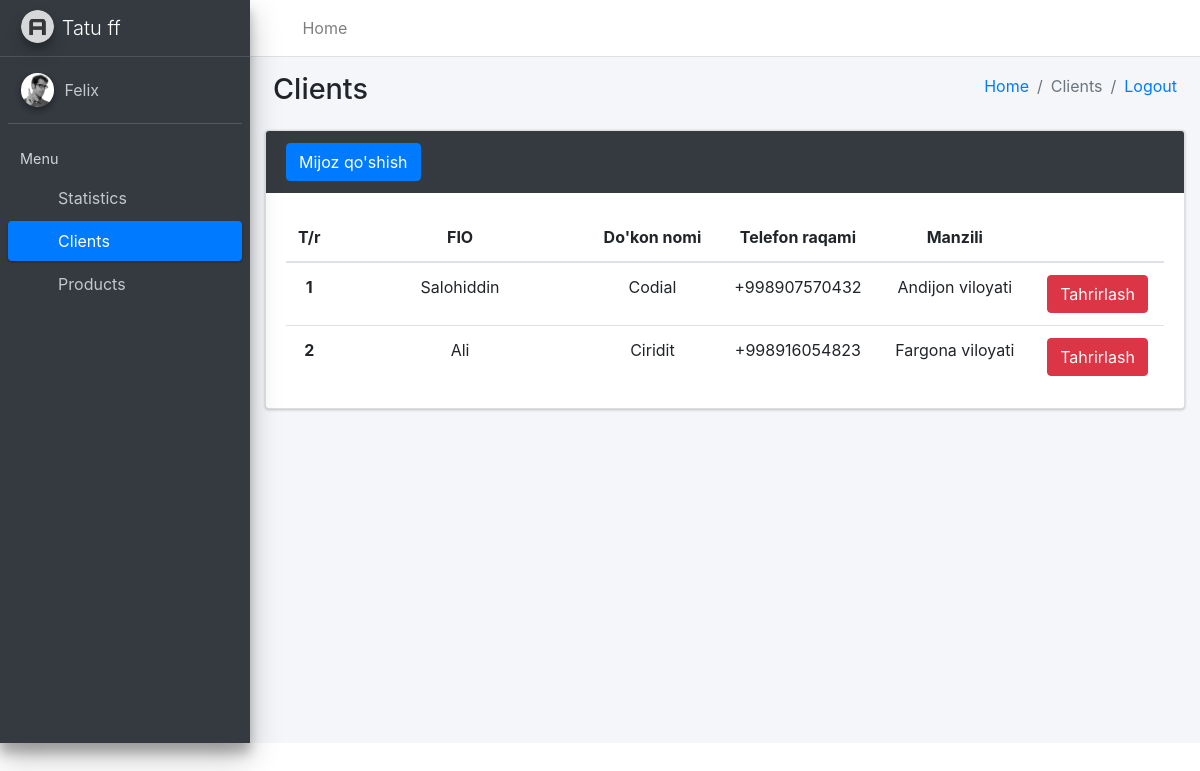
Page /asosiy/clientlar/ (signed in) on the committed database.
### accounts/models.py (models this page shows, shortened)
class Ombor(AbstractUser):
    ism = models.CharField(max_length=30, blank=True)
    nom = models.CharField(max_length=30, blank=True)
    manzil = models.CharField(max_length=30, blank=True)
    soha = models.CharField(max_length=30, blank=True)
    tel = models.CharField(max_length=30, blank=True)

### asosiy/models.py (models this page shows, shortened)
class Mijoz(models.Model):
    ism = models.CharField(max_length=30)
    nom = models.CharField(max_length=50)
    manzil = models.CharField(max_length=50)
    tel = models.CharField(max_length=15)
    ombor = models.ForeignKey(Ombor, on_delete=models.CASCADE)
    qarz = models.PositiveIntegerField(default=0)

### asosiy/views.py (the view, shortened to what this page needs)
# urls.py: path("clientlar/", MijozlarView.as_view()),
class MijozlarView(View):  # Vazifa 1
    def get(self, request):
        content = {
            "mijozlar": Mijoz.objects.filter(ombor=request.user),
            "nom": request.user.nom.capitalize()
        }
        return render(request, "clients.html", content)

### templates/clients.html (shortened to what this page needs)
<!DOCTYPE html>
<html lang="en">
<head>
    {% load static %}
  <link rel="stylesheet" href="{% static 'plugins/fontawesome-free/css/all.min.css' %}">
  <link rel="stylesheet" href="{% static 'https://code.ionicframework.com/ionicons/2.0.1/css/ionicons.min.css' %}">
  <link rel="stylesheet" href="{% static 'dist/css/adminlte.min.css' %}">
  <link rel="stylesheet" href="{% static 'https://maxcdn.bootstrapcdn.com/bootstrap/4.5.2/css/bootstrap.min.css' %}">
</head>
<body class="hold-transition sidebar-mini">
<div class="wrapper">
  <nav class="main-header navbar navbar-expand navbar-white navbar-light">
    <ul class="navbar-nav">
      <li class="nav-item">
        <a class="nav-link" data-widget="pushmenu" href="#" role="button"><i class="fas fa-bars"></i></a>
      </li>
      <li class="nav-item d-none d-sm-inline-block">
        <a href="#" class="nav-link">Home</a>
      </li>
    </ul>
  </nav>
  <aside class="main-sidebar sidebar-dark-primary elevation-4">
    <a href="../index.html" class="brand-link">
      <img src="{% static 'dist/img/AdminLTELogo.png' %}" alt="AdminLTE Logo" class="brand-image img-circle elevation-3" style="opacity: .8">
      <span class="brand-text font-weight-light">{{ nom }}</span>
    </a>
    <div class="sidebar">
      <div class="user-panel mt-3 pb-3 mb-3 d-flex">
        <div class="image">
          <img src="{% static 'dist/img/user2-160x160.jpg' %}" class="img-circle elevation-2" alt="User Image">
        </div>
        <div class="info">
          <a href="#" class="d-block">Felix</a>
        </div>
      </div>
      <nav class="mt-2">
        <ul class="nav nav-pills nav-sidebar flex-column" data-widget="treeview" role="menu" data-accordion="false">
          <li class="nav-header">Menu</li>
          <li class="nav-item">
            <a href="/stats/" class="nav-link">
              <i class="nav-icon far fa-circle text-warning"></i>
              <p>Statistics</p>
            </a>
          </li>
          <li class="nav-item">
            <a href="/asosiy/clientlar/" class="nav-link active">
              <i class="nav-icon far fa-circle text-danger"></i>
              <p class="text">Clients</p>
            </a>
          </li>
          <li class="nav-item">
            <a href="/asosiy/mahsulotlar/" class="nav-link">
              <i class="nav-icon far fa-circle text-info"></i>
              <p>Products</p>
            </a>
          </li>
        </ul>
      </nav>
    </div>
  </aside>
  <div class="content-wrapper">
    <div class="content-header">
      <div class="container-fluid">
        <div class="row mb-2">
          <div class="col-sm-6">
            <h1 class="m-0">Clients</h1>
          </div>
          <div class="col-sm-6">
            <ol class="breadcrumb float-sm-right">
             <li class="breadcrumb-item"><a href="#">Home</a></li>
              <li class="breadcrumb-item active">Clients</li>
              <li class="breadcrumb-item"><a href="/accounts/logout/">Logout</a></li>
            </ol>
          </div>
        </div>
      </div>
    </div>
    <div class="col-md-12">
        <div class="card card-dark">
            <div class="card-header border-0">
                <div class="d-flex justify-content-between">
                    <button type="submit" class="btn btn-primary" data-toggle="modal" data-target="#myModal">Mijoz qo'shish</button>
                </div>
            </div>
            <div class="card-body">
                <table class="table" style="text-align: center;">
                    <thead>
                        <tr>
                            <th scope="col" style="width: 15px">T/r</th>
                            <th scope="col" style="width: 255px; text-align: center;">FIO</th>
                            <th scope="col" style="text-align: center;">Do'kon nomi</th>
                            <th scope="col" style="text-align: center;">Telefon raqami</th>
                            <th scope="col" style="text-align: center;">Manzili</th>
                            <th scope="col" style="text-align: center;"></th>
                        </tr>
                    </thead>
                    <tbody>
                    {% for mijoz in mijozlar %}
                        <tr>
                            <th scope="row">{{ forloop.counter }}</th>
                            <td>{{ mijoz.ism}}</td>
                            <td>{{ mijoz.nom }}</td>
                            <td>{{ mijoz.tel }}</td>
                            <td>{{ mijoz.manzil }}</td>
                            <td><a href="#"><button type="submit" class="btn btn-danger" data-toggle="modal">Tahrirlash</button></a></td>
                        </tr>
                    {% endfor %}
                    </tbody>
                </table>
            </div>
        </div>
    </div>
</body>
</html>

### rows in the picture
Ombor: nom "Tatu ff"
Mijoz: ism "Salohiddin", nom "Codial", tel "+998907570432", manzil "Andijon viloyati"
Mijoz: ism "Ali", nom "Ciridit", tel "+998916054823", manzil "Fargona viloyati"
